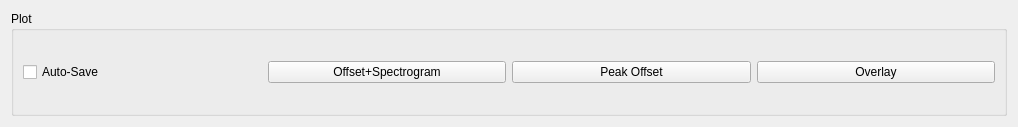
<?xml version="1.0" encoding="UTF-8"?>
<ui version="4.0">
 <class>PeakTrackerTabSettingWidget</class>
 <widget class="QWidget" name="PeakTrackerTabSettingWidget">
  <property name="geometry">
   <rect>
    <x>0</x>
    <y>0</y>
    <width>1018</width>
    <height>127</height>
   </rect>
  </property>
  <property name="windowTitle">
   <string>Form</string>
  </property>
  <layout class="QHBoxLayout" name="horizontalLayout_2">
   <item>
    <widget class="QSplitter" name="splitter">
     <property name="orientation">
      <enum>Qt::Vertical</enum>
     </property>
     <widget class="QGroupBox" name="groupBox">
      <property name="title">
       <string>Plot</string>
      </property>
      <layout class="QHBoxLayout" name="horizontalLayout">
       <item>
        <widget class="QCheckBox" name="autoSaveCheckBox">
         <property name="text">
          <string>Auto-Save</string>
         </property>
        </widget>
       </item>
       <item>
        <widget class="QPushButton" name="plotOffsetSpectrogramButton">
         <property name="text">
          <string>Offset+Spectrogram</string>
         </property>
        </widget>
       </item>
       <item>
        <widget class="QPushButton" name="plotPeakOffsetButton">
         <property name="text">
          <string>Peak Offset</string>
         </property>
        </widget>
       </item>
       <item>
        <widget class="QPushButton" name="plotOverlayButton">
         <property name="text">
          <string>Overlay</string>
         </property>
        </widget>
       </item>
      </layout>
     </widget>
    </widget>
   </item>
  </layout>
 </widget>
 <resources/>
 <connections/>
</ui>
